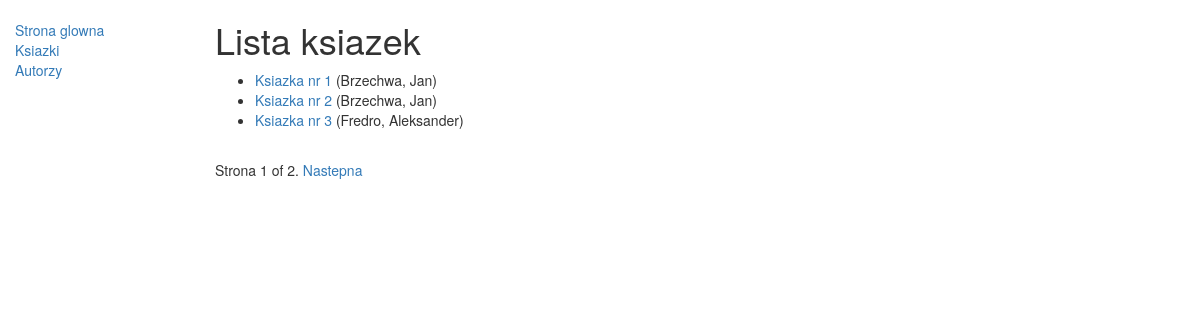
Page /katalog/ksiazki/ on the committed database.
### katalog/models.py (models this page shows, shortened)
class Ksiazka(models.Model):
    tytul = models.CharField(max_length=200)
    autor = models.ForeignKey('Autor', on_delete=models.SET_NULL, null=True, help_text='Autor tej ksiazki')
    opis = models.TextField(max_length=1000, help_text='Opis ksiazki')
    isbn = models.CharField('ISBN',max_length=13, help_text='<a href="https://www.isbn-international.org/content/what-isbn">ISBN</a>')
    gatunek = models.ManyToManyField(Gatunek, help_text='Gatunek tej ksiazki')
    def get_absolute_url(self):
        return reverse('ksiazka-detail', args=[str(self.id)])

class Autor(models.Model):
    imie = models.CharField(max_length=100)
    nazwisko = models.CharField(max_length=100)
    data_urodzenia = models.DateField(null=True, blank=True)
    data_smierci = models.DateField('Zmarl', null=True, blank=True)
    class Meta:
        ordering = ["nazwisko","imie"]
    def __str__(self):
        return '{0}, {1}'.format(self.nazwisko,self.imie)

### katalog/views.py (the view)
# urls.py: path('ksiazki/', views.KsiazkaListView.as_view(), name='ksiazki'),
class KsiazkaListView(generic.ListView):
    model = Ksiazka
    context_object_name = 'moja_ksiazka_list'   #moja wlasna zmienna w template, modyfikuje generic
    queryset = Ksiazka.objects.filter(tytul__icontains=' ')[:5]
    template_name = 'katalog/ksiazka_moja_list.html'
    paginate_by = 3

### katalog/templates/katalog/ksiazka_moja_list.html
{% extends "base_generic.html" %}
{% block content %}
<h1>Lista ksiazek</h1>
    {% if moja_ksiazka_list %}
    <ul>
       {% for k in moja_ksiazka_list %}
       <li>
        <a href="{{ k.get_absolute_url }}">{{ k.tytul}} </a>   ({{k.autor}})
       </li>
       {% endfor %}
    </ul>
    {% else %}
      <p>Jeszcze nie mamy ksiazek.</p>
    {% endif %}
{% endblock %}

### rows in the picture
Ksiazka: tytul "Ksiazka nr 1", autor "Brzechwa, Jan"
Ksiazka: tytul "Ksiazka nr 2", autor "Brzechwa, Jan"
Ksiazka: tytul "Ksiazka nr 3", autor "Fredro, Aleksander"

### other values in the picture
{{ page_obj.number }} "1"
{{ page_obj.paginator.num_pages }} "2"
